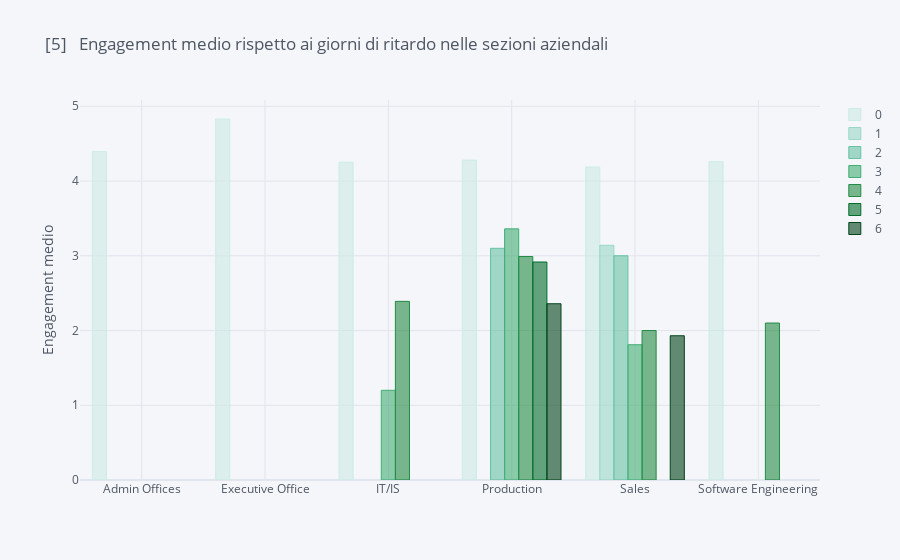

Notebook code for this chart:
### Markdown cell above
Anche il valore globale dell'engagement, con una media di 4.11 e una deviazione standard di 0.79, è da considerarsi positivo.

### Code cell
plt.rcParams["figure.figsize"] = [15, 5]
a = pd.crosstab(df["Department"], df["DaysLateLast30"], values=df["EngagementSurvey"], aggfunc=np.mean)
a.iplot(kind="bar", title="[5]   Engagement medio rispetto ai giorni di ritardo nelle sezioni aziendali", 
       yTitle="Engagement medio", color=["#ccece6", "#99d8c9", "#66c2a4","#41ae76", "#238b45", "#006d2c", "#00441b"])

### Figure 1 — Plotly figure (JSON) as saved in the notebook; plotly's stock layout.template omitted (floating-point values rounded to 4 significant figures)
{"data": [{"marker": {"color": "rgba(204, 236, 230, 0.6)", "line": {"color": "rgba(204, 236, 230, 1.0)", "width": 1}}, "name": "0", "orientation": "v", "text": "", "type": "bar", "x": ["Admin Offices", "Executive Office", "IT/IS", "Production", "Sales", "Software Engineering"], "y": [4.393, 4.83, 4.252, 4.28, 4.187, 4.258]}, {"marker": {"color": "rgba(153, 216, 201, 0.6)", "line": {"color": "rgba(153, 216, 201, 1.0)", "width": 1}}, "name": "1", "orientation": "v", "text": "", "type": "bar", "x": ["Admin Offices", "Executive Office", "IT/IS", "Production", "Sales", "Software Engineering"], "y": ["", "", "", "", 3.14, ""]}, {"marker": {"color": "rgba(102, 194, 164, 0.6)", "line": {"color": "rgba(102, 194, 164, 1.0)", "width": 1}}, "name": "2", "orientation": "v", "text": "", "type": "bar", "x": ["Admin Offices", "Executive Office", "IT/IS", "Production", "Sales", "Software Engineering"], "y": ["", "", "", 3.1, 3, ""]}, {"marker": {"color": "rgba(65, 174, 118, 0.6)", "line": {"color": "rgba(65, 174, 118, 1.0)", "width": 1}}, "name": "3", "orientation": "v", "text": "", "type": "bar", "x": ["Admin Offices", "Executive Office", "IT/IS", "Production", "Sales", "Software Engineering"], "y": ["", "", 1.2, 3.36, 1.81, ""]}, {"marker": {"color": "rgba(35, 139, 69, 0.6)", "line": {"color": "rgba(35, 139, 69, 1.0)", "width": 1}}, "name": "4", "orientation": "v", "text": "", "type": "bar", "x": ["Admin Offices", "Executive Office", "IT/IS", "Production", "Sales", "Software Engineering"], "y": ["", "", 2.39, 2.99, 2, 2.1]}, {"marker": {"color": "rgba(0, 109, 44, 0.6)", "line": {"color": "rgba(0, 109, 44, 1.0)", "width": 1}}, "name": "5", "orientation": "v", "text": "", "type": "bar", "x": ["Admin Offices", "Executive Office", "IT/IS", "Production", "Sales", "Software Engineering"], "y": ["", "", "", 2.917, "", ""]}, {"marker": {"color": "rgba(0, 68, 27, 0.6)", "line": {"color": "rgba(0, 68, 27, 1.0)", "width": 1}}, "name": "6", "orientation": "v", "text": "", "type": "bar", "x": ["Admin Offices", "Executive Office", "IT/IS", "Production", "Sales", "Software Engineering"], "y": ["", "", "", 2.358, 1.93, ""]}], "layout": {"legend": {"bgcolor": "#F5F6F9", "font": {"color": "#4D5663"}}, "paper_bgcolor": "#F5F6F9", "plot_bgcolor": "#F5F6F9", "title": {"font": {"color": "#4D5663"}, "text": "[5]   Engagement medio rispetto ai giorni di ritardo nelle sezioni aziendali"}, "xaxis": {"gridcolor": "#E1E5ED", "showgrid": true, "tickfont": {"color": "#4D5663"}, "title": {"font": {"color": "#4D5663"}, "text": ""}, "zerolinecolor": "#E1E5ED"}, "yaxis": {"gridcolor": "#E1E5ED", "showgrid": true, "tickfont": {"color": "#4D5663"}, "title": {"font": {"color": "#4D5663"}, "text": "Engagement medio"}, "zerolinecolor": "#E1E5ED"}}}
